Frame 1 (no input): blank canvas, image omitted
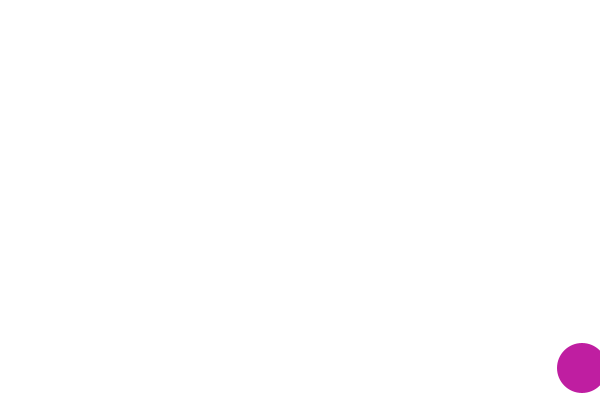
Frame 60 (the mouse pressed at the canvas centre just before this capture)
Frame 120 (the mouse held since frame 60 and released just before this capture): blank canvas, image omitted

The Processing sketch that drew this single still picture (run headless with seeded random() and noise(); from frame 60 on, the mouse is pressed at the canvas centre):

// Processing sketch: elseIF_ConditionalEdit
// ── elseIF_ConditionalEdit.pde
/*
Demonstrates control, iteration, logic. 
 By Dawn C. Hayes October, 2017
 Edited by Asher October 2017
 */


float circleX = 700;//assigns 700 to x-coordinate
float circleY = 250;//assigns 250 to y-coordinate
float circleDiam = 50;//assigns 50 as circle diameter
float speed = 2;//frame rate speed is 2
float col = 255;//color is white

void setup() {//void to prohibit return value
  size(600, 400);//canvas size
}//must close with curly bracket to contain above statement

void draw() {//void to prohibit a return value
  background(345, 24, 112);//the original background color
  
  if (circleX > 400) {//when the circle x-coordinate is greater that 400pixels
    background(col);//background color is white
  } else if (circleX > 200) {//when the circle x-coordinate is greater than 300pixels
    background(241, 141, 0);//color is orange
  } else {//otherwise
    background(0, 0, 255);//color is blue
  }//must close with curly bracket to contain statements above
  
  noStroke();//no outline for the circle
  fill(random(col), random(col), random(col));//random color values assigned from 0 to 255
  ellipse(circleX, circleY, circleDiam, circleDiam);//circle starts at (700,250) with a diameter of 50

  circleX = circleX - speed;//the speed is 2 frame moving to the left
  circleY = circleY + speed;//speed is 2 frames moving to the bottom of the canvas
}//must close with curly brackets to contain above statements
